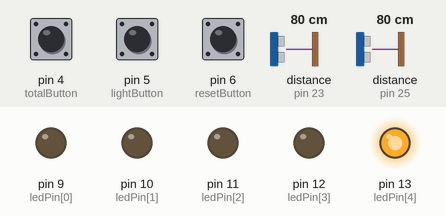
Simulated run of this sketch. Board: Arduino Mega 2560, built with avr-gcc and run on an emulated ATmega2560. Shown: output pins drawn as LEDs (lit = HIGH). Wiring (inferred from the names in the program): 2 × ultrasonic range finder: trigger pin 22, echo pin 23 / trigger pin 24, echo pin 25. Inputs (shaded band) come from the test bench; at power-on: pin 5 (lightButton) HIGH, pin 4 (totalButton) HIGH, pin 6 (resetButton) HIGH, distance to the obstacle (sensors on pin 23, pin 25) 80 cm. The echo pulse lasts 58.3 µs per cm; pins used as bus, display or sensor lines are not drawn.

Above: at 1.2 s.
1.3 s: pin 5 (lightButton) pulled LOW for 0.15 s
At 2.1 s:
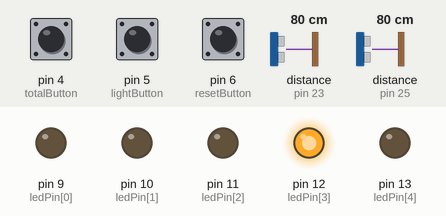
At 3.9 s:
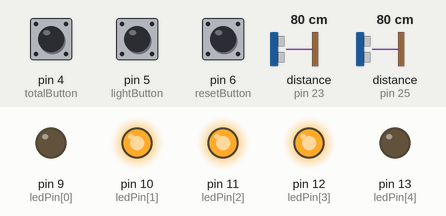
11.9 s: pin 5 (lightButton) pulled LOW for 1 s
At 13.5 s:
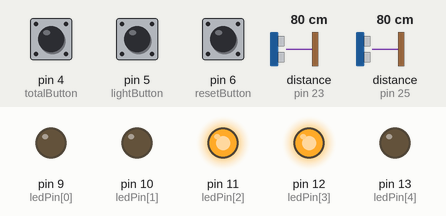
Timing chart, 0 to 16.9 s (numbered marks = the images above; inputs shaded):
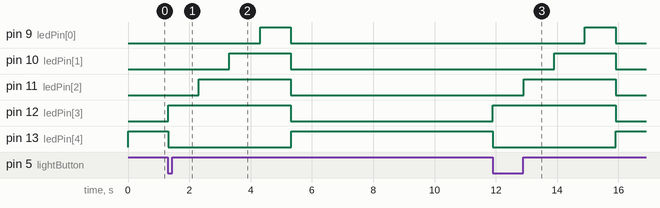

Measured:
- after the input at 1.3 s, pin 9 (ledPin[0]): LOW → HIGH after 3.0 s, → LOW 1.0 s later; pin 10 (ledPin[1]): LOW → HIGH after 2.0 s, → LOW 2.0 s later; pin 11 (ledPin[2]): LOW → HIGH after 1.0 s, → LOW 3.0 s later; pin 12 (ledPin[3]): LOW → HIGH at once, → LOW 4.0 s later; pin 13 (ledPin[4]): HIGH → LOW at once, → HIGH 4.0 s later
- after the input at 11.9 s, pin 9 (ledPin[0]): LOW → HIGH after 3.0 s, → LOW 1.0 s later; pin 10 (ledPin[1]): LOW → HIGH after 2.0 s, → LOW 2.0 s later; pin 11 (ledPin[2]): LOW → HIGH after 1.0 s, → LOW 3.0 s later; pin 12 (ledPin[3]): LOW → HIGH at once, → LOW 4.0 s later; pin 13 (ledPin[4]): HIGH → LOW at once, → HIGH 4.0 s later

The sketch:

capstone_demo.ino
```cpp
//#include <SoftwareSerial.h>
#define nextionSerial Serial1


// 9 = green 10 = yellow 2 11 = yellow 1 12 = blue 13 = white
int ledPin[] = {9,10,11,12,13};

int lightButton = 5;
int resetButton = 6;
int totalButton = 4;

// sensor 1 = start timer
int trigPin1 = 22;
int echoPin1 = 23;

// sensor 2 = stop timer
int trigPin2 = 24;
int echoPin2 = 25;

unsigned long startTime = 0;
unsigned long elapsedTime = 0;
unsigned long totalTime = 0;
bool timerRunning = false;

void sendToNextion(String component, String value) {
  nextionSerial.print(component + ".txt=\"" + value + "\"");
  nextionSerial.write(0xFF);
  nextionSerial.write(0xFF);
  nextionSerial.write(0xFF);
}


long getDistance(int trigPin, int echoPin) {
  digitalWrite(trigPin, LOW);
  delayMicroseconds(2);
  digitalWrite(trigPin, HIGH);
  delayMicroseconds(10);
  digitalWrite(trigPin, LOW);

  long duration = pulseIn(echoPin, HIGH);
  long distance = duration * 0.034 / 2; // convert to cm
  return distance;
}

void setup() {
  for (int i = 0; i < 5; i++) {
    pinMode(ledPin[i], OUTPUT);
  }
  pinMode(lightButton, INPUT_PULLUP);
  pinMode(resetButton, INPUT_PULLUP);
  pinMode(totalButton, INPUT_PULLUP);

  pinMode(trigPin1, OUTPUT);
  pinMode(echoPin1, INPUT);
  pinMode(trigPin2, OUTPUT);
  pinMode(echoPin2, INPUT);

  Serial.begin(9600);
  nextionSerial.begin(9600);

  // init display
  sendToNextion("t4", "READY");
  setNextionColor("t4", "2016");
  sendToNextion("t5", "0.00s");
  sendToNextion("t6", "0.00s");
}

void setNextionColor(String component, String color) {
  nextionSerial.print(component + ".pco=" + color);
  nextionSerial.write(0xFF);
  nextionSerial.write(0xFF);
  nextionSerial.write(0xFF);
}

void start_seq() {
  sendToNextion("t4", "SEQUENCE");
  setNextionColor("t4", "31");

  digitalWrite(12, HIGH);
  delay(1000);
  digitalWrite(11, HIGH);
  delay(1000);
  digitalWrite(10, HIGH);
  delay(1000);
  digitalWrite(9, HIGH);
  delay(1000);

  digitalWrite(12, LOW);
  digitalWrite(11, LOW);
  digitalWrite(10, LOW);
  digitalWrite(9, LOW);

  sendToNextion("t4", "READY");
  setNextionColor("t4", "2016");
}

void loop() {
  int light = digitalRead(lightButton);
  int reset =  digitalRead(resetButton);
  int total =  digitalRead(totalButton);
  // sequence trigger
  if (light == HIGH) {
    digitalWrite(13, HIGH);
  } else {
    digitalWrite(13, LOW);
    start_seq();
  }


  long dist1 = getDistance(trigPin1, echoPin1);
  long dist2 = getDistance(trigPin2, echoPin2);

  // something closer than 5cm triggers start
  if (dist1 < 5 && !timerRunning) {
    startTime = millis();
    timerRunning = true;
    sendToNextion("t4", "RUNNING");
    setNextionColor("t4", "65504");
    sendToNextion("t5", "0.00s");
    setNextionColor("t6", "0");
    Serial.println("Timer started");
  }

  // update display while running
  if (timerRunning) {
    unsigned long currentElapsed = millis() - startTime;
    sendToNextion("t5", String(currentElapsed / 1000.0) + "s");
  }

  // something closer than 5cm triggers stop
  if (dist2 < 5 && timerRunning) {
    elapsedTime = millis() - startTime;
    totalTime += elapsedTime;
    timerRunning = false;
    sendToNextion("t5", String(elapsedTime / 1000.0) + "s");
    sendToNextion("t6", String(totalTime / 1000.0) + "s");
    setNextionColor("t6", "0");
    sendToNextion("t4", "STOPPED");
    setNextionColor("t4", "63488");
    Serial.print("Time: ");
    Serial.print(elapsedTime / 1000.0);
    Serial.println("s");
  }

  // display cumulative
  if (total == LOW) {
    //delay(30);
    // if (digitalRead(totalButton) == LOW) {
      Serial.print("Total: ");
      Serial.print(totalTime / 1000.0);
      Serial.println("s");
      sendToNextion("t6", String(totalTime / 1000.0) + "s");
      setNextionColor("t6", "31"); // blue
    // }
  }

  // reset
  if (reset == LOW) {
    //delay(30);
    // if (digitalRead(resetButton) == LOW) {
      timerRunning = false;
      startTime = 0;
      elapsedTime = 0;
      totalTime = 0;
      Serial.println("Reset");
      sendToNextion("t5", "0.00s");
      sendToNextion("t6", "0.00s");
      setNextionColor("t6", "0");
      sendToNextion("t4", "READY");
      setNextionColor("t4", "2016"); // green
    // }
  }
}
```
